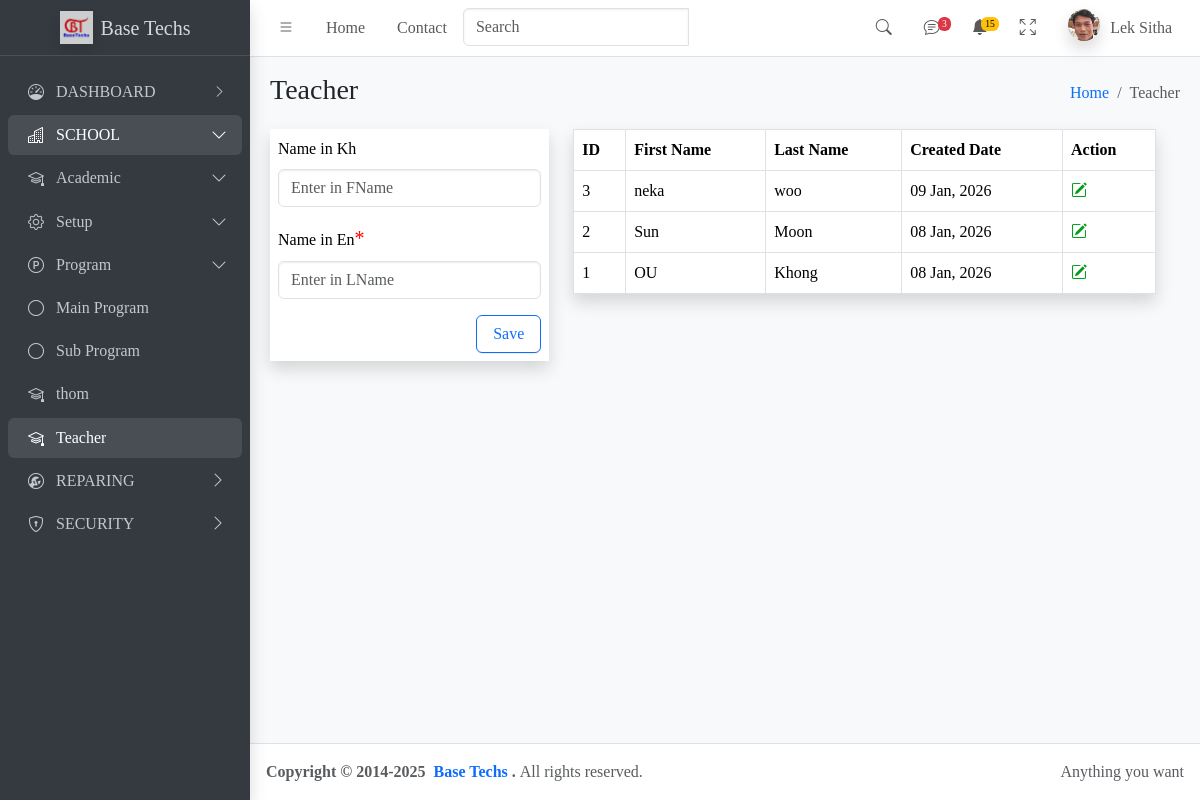
Page /teacher/ on the earlier database version.
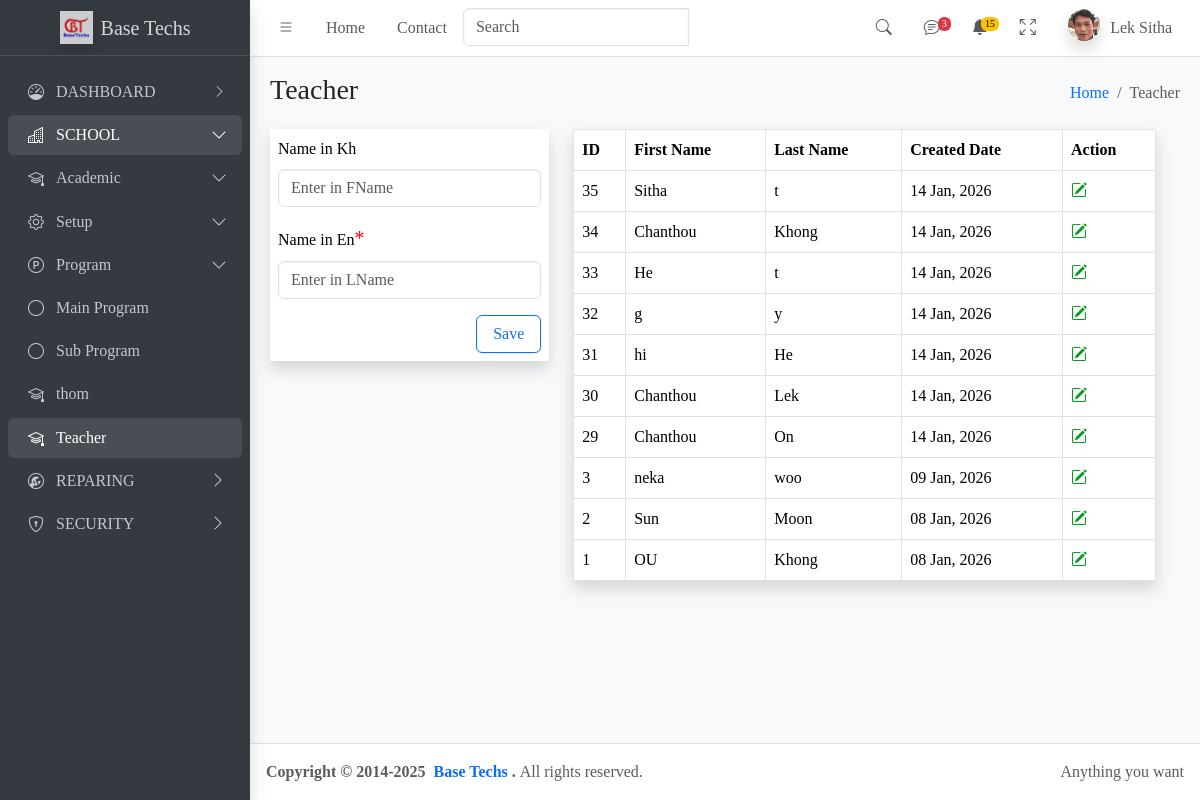
Same page on the later database version.
### apps/teacher/models.py (models this page shows, shortened)
class Teacher(models.Model):
    fname=models.CharField(max_length=200)
    lname=models.CharField(max_length=200)
    created_at=models.DateTimeField(auto_now_add=True)

### apps/teacher/views.py (the view)
# urls.py: path('teacher/',view=views.teacher,name="teacher"),
def teacher(request):
    tform=TeacherForm()
    tea=Teacher.objects.all().order_by('-created_at')
    context={'teachers':tea,
             'tForm':tform,
             }
    return render(request,'teacher.html',context)

### apps/teacher/form.py
class TeacherForm(ModelForm):
    class Meta:
        model=Teacher
        fields="__all__"
    def __init__(self,*args,**kwargs):
        super().__init__(*args,**kwargs)
        self.fields['fname'].widget.attrs.update({'class':'form-control','placeholder': 'Enter in FName','id':'txtfname_save'})
        self.fields['lname'].widget.attrs.update({'class':'form-control','placeholder': 'Enter in LName','id':'txtlname_save'})

### apps/teacher/templates/teacher.html (shortened to what this page needs)
{%extends 'main.html'%}
 {%block contentheader%} Teacher {%endblock%}
 {%block breadcrumb%} Teacher {%endblock%}
{%block search_textbox%}
<div class="input-group">
 {%include 'partials/search-textbox_teacher.html'%}
 {%include 'partials/spinner_teacher.html'%}
</div>
{%endblock%}
{%block content%}
<div class="row">
  <div class="row">
    {%include 'partials/save-form_teacher.html'%}
    {%include 'partials/detail-list_teacher.html'%}
  </div>
</div>
{%endblock%}

### templates/main.html (shortened to what this page needs)
  <!DOCTYPE html>
<html lang="en">
  <head>
    <link
      rel="stylesheet"
      href="https://cdn.jsdelivr.net/npm/@fontsource/source-sans-3@5.0.12/index.css"
      media="print"
      onload="this.media='all'"
    />
    <link
      rel="stylesheet"
      href="https://cdn.jsdelivr.net/npm/overlayscrollbars@2.11.0/styles/overlayscrollbars.min.css"
    />
    <link
      rel="stylesheet"
      href="https://cdn.jsdelivr.net/npm/bootstrap-icons@1.13.1/font/bootstrap-icons.min.css"
    />
    <link rel="stylesheet" href="{% static 'css/adminlte.css' %}" />
    <link rel="stylesheet" href="{% static 'css/custom.css' %}">
    <link
      rel="stylesheet"
      href="https://cdn.jsdelivr.net/npm/apexcharts@3.37.1/dist/apexcharts.css"
    />
  </head>
  <body class="layout-fixed sidebar-expand-lg sidebar-open bg-body-tertiary ">
    <div class="app-wrapper">
      <nav class="app-header navbar navbar-expand bg-body">
        <div class="container-sm">
          <ul class="navbar-nav">
            <li class="nav-item">
              <a
                class="nav-link"
                data-lte-toggle="sidebar"
                href="#"
                role="button"
              >
                <i class="bi bi-list"></i>
              </a>
            </li>
            <li class="nav-item d-none d-md-block">
              <a href="#" class="nav-link">Home</a>
            </li>
            <li class="nav-item d-none d-md-block">
              <a href="#" class="nav-link">Contact</a>
            </li>
            <li class="nav-item d-none d-md-block">
              {%block search_textbox%}
              {%endblock%}
            </li>
          </ul>
          <ul class="navbar-nav ms-auto">
            <li class="nav-item">
              <a
                class="nav-link"
                data-widget="navbar-search"
                href="#"
                role="button"
              >
                <i class="bi bi-search"></i>
              </a>
            </li>
            <li class="nav-item dropdown">
              <a class="nav-link" data-bs-toggle="dropdown" href="#">
                <i class="bi bi-chat-text"></i>
                <span class="navbar-badge badge text-bg-danger">3</span>
              </a>
            </li>
            <li class="nav-item dropdown">
              <a class="nav-link" data-bs-toggle="dropdown" href="#">
                <i class="bi bi-bell-fill"></i>
                <span class="navbar-badge badge text-bg-warning">15</span>
              </a>
            </li>
            <li class="nav-item">
              <a class="nav-link" href="#" data-lte-toggle="fullscreen">
                <i data-lte-icon="maximize" class="bi bi-arrows-fullscreen"></i>
              </a>
            </li>
            <li class="nav-item dropdown user-menu">
              <a
                href="#"
                class="nav-link dropdown-toggle"
                data-bs-toggle="dropdown"
              >
                <img
                  src={%static 'imgs/user/sitha.jpg'%}
                  class="user-image rounded-circle shadow"
                  alt="User Image"
                />
                <span class="d-none d-md-inline">Lek Sitha</span>
              </a>
            </li>
          </ul>
        </div>
      </nav>
      <aside class="app-sidebar bg-body-secondary shadow" data-bs-theme="dark">
        <div class="sidebar-brand">
          <a href="./index.html" class="brand-link">
            <img
              src={% static "imgs/logo/basetechs.jpg"%}
              alt="AdminLTE Logo"
              class="brand-image opacity-75 shadow"
            />
            <span class="brand-text fw-light mytext" >Base Techs</span>
          </a>
        </div>
        {%include 'includes/sidebar.html'%}
      </aside>
    <main class="app-main">
  <div class="app-content-header">
    <div class="container-fluid">
      <div class="row">
        <div class="col-sm-6"><h3 class="mb-0">{%block contentheader%} {%endblock%} </h3></div>
        <div class="col-sm-6">
          <ol class="breadcrumb float-sm-end">
            <li class="breadcrumb-item"><a href="#">Home</a></li>
            <li class="breadcrumb-item active" aria-current="page">
              {%block breadcrumb%}
              {%endblock%}
            </li>
          </ol>
        </div>
      </div>
    </div>
  </div>
  <div class="app-content">
    <div class="container-fluid">
    {%block content%}
    {%endblock%}
    </div>
  </div>
</main>
      <footer class="app-footer">
        <div class="float-end d-none d-sm-inline">Anything you want</div>
        <strong>
          Copyright &copy; 2014-2025&nbsp;
          <a href="https://adminlte.io" class="text-decoration-none"
            >Base Techs </a
          >.
        </strong>
        All rights reserved.
      </footer>
    </div>
  </body>
</html>

### apps/teacher/templates/partials/search-textbox_teacher.html
<input
  class="form-control"
  type="text"
  placeholder="Search"
  name="search"
  hx-get="{%url 'search'%}"
  hx-trigger="keyup"
  hx-target="#tblteacher"
  hx-indicator="#spinner"
/>

### apps/teacher/templates/partials/spinner_teacher.html (shortened to what this page needs)
 <span >
 </span>

### templates/includes/sidebar.html (shortened to what this page needs)
<div class="sidebar-wrapper">
          <nav class="mt-2">
            <ul
              class="nav sidebar-menu flex-column"
              data-lte-toggle="treeview"
              role="navigation"
              aria-label="Main navigation"
              data-accordion="false"
              id="navigation"
            >
              <li class="nav-item {% if request.path == "" %}
                    menu-open
                  {% else %}
                  {% endif %}">
                <a href="#" class="nav-link ">
                  <i class=" nav-icon bi bi-speedometer "></i>
                  <p>
                    <span >DASHBOARD</span>
                  </p>
                </a>
              </li>
              <li class="nav-item nav-flat {% if request.path == "/student/" or request.path == "/main-program/" or request.path == "/sub-program/" or request.path == "/teacher/" %}
                    menu-open
                  {% endif %}">
                <a href="#" class="nav-link">
                  <i class="nav-icon bi bi-buildings "></i>
                  <p small-text>
                    SCHOOL
                  </p>
                </a>
                <ul class=" nav nav-treeview">
                  <li class="nav-item {% if request.path == "/student/" or request.path == "/main-program/" or request.path == "/sub-program/" or request.path == "/teacher/" %}
                        menu-open
                      {% endif %}">
                    <a href="#" class="nav-link text-sm ">
                      <i class="nav-icon bi bi-mortarboard "></i>
                      <p>
                        Academic
                      </p>
                    </a>
                    <ul class="nav nav-treeview">
                      <li class="nav-item {% if request.path == "/student/" or request.path == "/main-program/" or request.path == "/sub-program/" or request.path == "/teacher/"%}
                                      menu-open
                                    {% endif %}">
                        <a href="#" class="nav-link">
                          <i class="nav-icon bi bi-gear"></i>
                          <p>
                            Setup
                          </p>
                        </a>
                        <ul class="nav nav-treeview">
                        <li class="nav-item {% if request.path == "/student/" or request.path == "/main-program/" or request.path == "/sub-program/" or request.path == "/teacher/"%}
                                      menu-open
                                    {% endif %}">
                          <a href="#" class="nav-link">
                            <i class="nav-icon bi bi-p-circle"></i>
                          <p>
                          Program
                          </p>
                        </a>
                        <ul class="nav nav-treeview">
                          <li  class="nav-item">
                            <a href="{%url 'main-program'%}" class="nav-link {% if request.path == "/main-program/" %}
                                      active
                                    {% else %}
                                    {% endif %}">
                              <i class="nav-icon bi bi-circle "></i>
                              <p style="">Main Program</p>
                            </a>
                          </li>
                        </ul>
                        <ul class="nav nav-treeview">
                          <li  class="nav-item">
                            <a href="{%url 'sub-program'%}" class="nav-link {% if request.path == "/sub-program/" %}
                                      active
                                    {% else %}
                                    {% endif %}">
                              <i class="nav-icon bi bi-circle "></i>
                              <p style="">Sub Program</p>
                            </a>
                          </li>
                        </ul>
                        </li>
                        </ul>
                        <ul class="nav nav-treeview">
                          <li  class="nav-item">
                            <a  href="{%url 'student'%} "    class="nav-link {% if request.path == "/student/" %}
                                      active
                                    {% else %}
                                    {% endif %}">
                              <i class="nav-icon bi bi-mortarboard "></i>
                              <p style="">thom</p>
                            </a>
                          </li>
                        </ul>
                        <ul class="nav nav-treeview">
                          <li  class="nav-item">
                            <a  href="{%url 'teacher'%} "    class="nav-link {% if request.path == "/teacher/" %}
                                      active
                                    {% endif %}">
                              <i class="nav-icon bi bi-mortarboard "></i>
                              <p style="">Teacher</p>
                            </a>
                          </li>
                        </ul>
                      </li>
                    </ul>
                  </li>
                </ul>
              </li>
              <li class="nav-item nav-flat ">
                <a href="#" class="nav-link  ">
                  <i class="nav-icon bi bi-wrench-adjustable-circle "></i>
                  <p small-text>
                    REPARING
                  </p>
                </a>
              </li>
              <li class="nav-item nav-flat ">
                <a href="#" class="nav-link  ">
                  <i class="nav-icon bi bi-shield-lock "></i>
                  <p small-text>
                    SECURITY
                  </p>
                </a>
              </li>
            </ul>
          </nav>
        </div>

### apps/teacher/templates/partials/save-form_teacher.html (shortened to what this page needs)
<div class="col-sm-4" id="teachme">
  <table class="table table-borderless shadow">
    <tbody>
      <form id="teacher_create"
        hx-post="{%url 'create-teacher'%}"
        method="POST"
        hx-target="#teacher_tbl"
        hx-swap="afterbegin"
      >
        <tr>
          <td>
            <label for="lblmp_name_kh" class="form-label">Name in Kh</label>
            {{tForm.fname}}
          </td>
        </tr>
        <tr>
          <td>
            <label for="lblmp_name_en" class="form-label required"
              >Name in En</label
            >
            {{tForm.lname}}
          </td>
        </tr>
        <tr>
          <td class="text-end">
            <input
              type="submit"
              value=" Save "
              class="btn btn-outline-primary"
            />
          </td>
        </tr>
      </form>
    </tbody>
  </table>
</div>

### apps/teacher/templates/partials/detail-list_teacher.html (shortened to what this page needs)
<div class="col-sm-8">
  <div id="tblteacher">
    <table class="table table-bordered shadow" >
      <thead>
        <tr>
          <th>ID</th>
          <th>First Name</th>
          <th>Last Name</th>
          <th>Created Date</th>
          <th>Action</th>
        </tr>
      </thead>
      <tbody id="teacher_tbl">
        {%for teacher in teachers%}
        {%include 'partials/data_row-teacher.html'%}
        {%endfor%}
      </tbody>
    </table>
  </div>
</div>

### apps/teacher/templates/partials/data_row-teacher.html
 <tr>
          <td>{{teacher.id}}</td>
          <td>{{teacher.fname}}</td>
          <td>{{teacher.lname}}</td>
          <td>{{teacher.created_at|date:"d M, Y"}}</td>
          <td>
            <a href=""
              ><i
                class="edit-icon bi bi-pencil-square"
                hx-get="{%url 'update' teacher.id%}"
                hx-trigger="click"
                hx-target="#teachme"
                hx-swap="outerhtml"
              ></i
            ></a>
          </td>
        </tr>

### staticfiles/css/custom.css (style rules this page uses)
:root { --bs-body-font-family: 'Khmer OS Battambang', serif; }
label.required::after { content: "*"; color: rgb(255, 0, 0); font-size: 20px; }
.edit-icon { color:rgb(0, 156, 26); }

Differences in the rows shown:
added Teacher: id "35", fname "Sitha", lname "t", created_at "14 Jan, 2026"
added Teacher: id "34", fname "Chanthou", lname "Khong", created_at "14 Jan, 2026"
added Teacher: id "33", fname "He", lname "t", created_at "14 Jan, 2026"
added Teacher: id "32", fname "g", lname "y", created_at "14 Jan, 2026"
added Teacher: id "31", fname "hi", lname "He", created_at "14 Jan, 2026"
added Teacher: id "30", fname "Chanthou", lname "Lek", created_at "14 Jan, 2026"
added Teacher: id "29", fname "Chanthou", lname "On", created_at "14 Jan, 2026"
